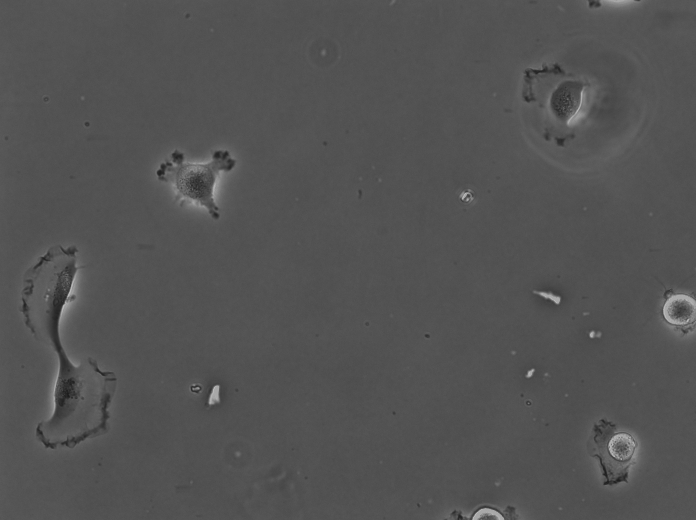
#> input picture test/test001.tif, 696 x 520 px; its folder holds only this picture in this run
$ python -i algorithm1.py   (imports and definitions only)   (older library calls are emulated)
#> lines starting #> are read from the running program, lines starting #| are printed output that depends on the picture; pictures that were not available may be replaced by others from this repository, and a replacement may not be noted
#> further down, picture is the input picture: shape (520, 696); min 28, max 184, mean 83.2
import os
import cv2
import numpy as np
from matplotlib import pyplot
# Todo: check slir, random walker


class Algorithm1:
    def __init__(self):
        self.parameters = {
            "MeanShift": {'max':54, 'termcrit':10},
            "Hough": {'dp':1, 'minDist':20, 'param1':50, 'param2':30, 'minRadius':0, 'maxRadius':0},
            "Gauss": {'x':5, 'y':5, 'SigmaX':0},
            "Gauss2": {'x': 7, 'y': 5, 'SigmaX': 0},

        }

        self.training_path = r".\training"
        self.testing_path = r".\test"

        self.train_set = os.listdir(self.training_path)
        self.manual_set = list()
        self.orig_set = list()

        self.show = False
        self.image_path = ""
        self.manual_path = ""
        self.win = ""
        self.img = ""


        for file in self.train_set:
            if file.startswith("manseg_"):
                self.manual_set.append(file)
            else:
                self.orig_set.append(file)

    # [274 lines left out: functions preprocess, process, segmentation, CatShow, Show, test and 14 more, not called in this run]

    def Morph(self, img):
        print("morph")
        kernel = np.ones((3, 3), np.uint8)
        closing = cv2.morphologyEx(img, cv2.MORPH_CLOSE, kernel,iterations=5)
        kernel = np.ones((3, 3), np.uint8)
        opening = cv2.morphologyEx(closing, cv2.MORPH_OPEN, kernel)

        if self.show:
            #self.Show(self.win, opening)
            self.Show(self.win, closing)

        kernel = np.ones((2, 2), np.uint8)
        dilation = cv2.dilate(img, kernel, iterations=5)
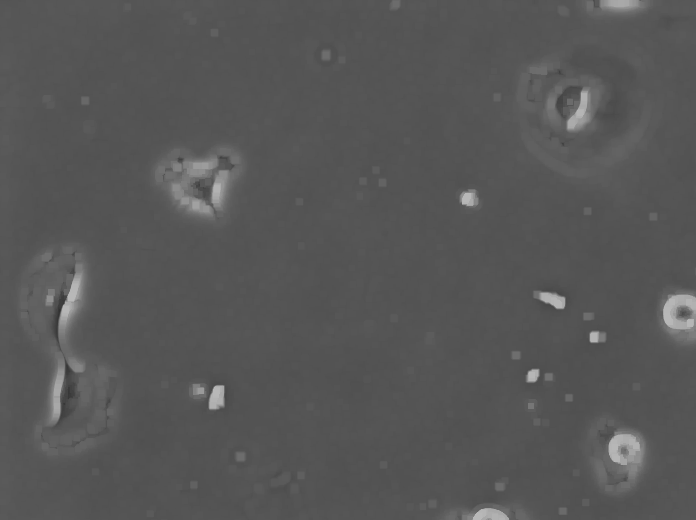
#> dilation: shape (520, 696); min 49, max 184, mean 87

        if self.show:
            self.Show(self.win, dilation)

        kernel = np.ones((2, 2), np.uint8)
        closing = cv2.morphologyEx(dilation, cv2.MORPH_CLOSE, kernel)

        if self.show:
            self.Show(self.win, closing)

        erosion = cv2.erode(closing, kernel, iterations=10)
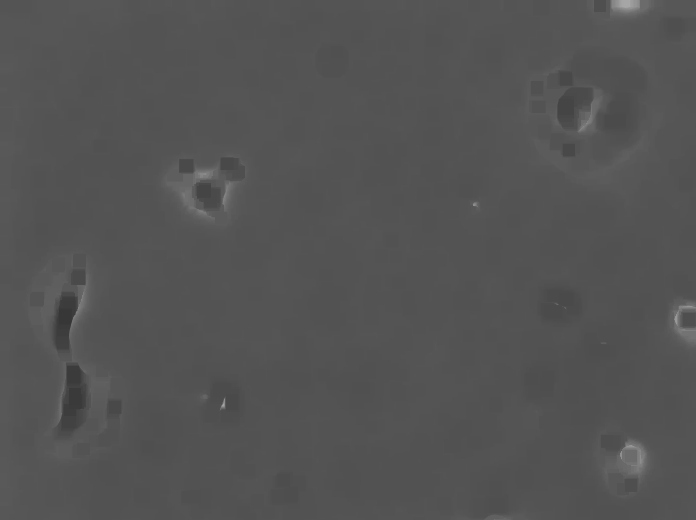
#> erosion: shape (520, 696); min 55, max 167, mean 83.7

        return erosion

    # [5 lines left out: function ChangeParams, not called in this run]

>>> import cv2
>>> picture = cv2.imread('test/test001.tif', cv2.IMREAD_GRAYSCALE)
>>> result = Algorithm1().Morph(picture)

$ run again, on test/test002.tif
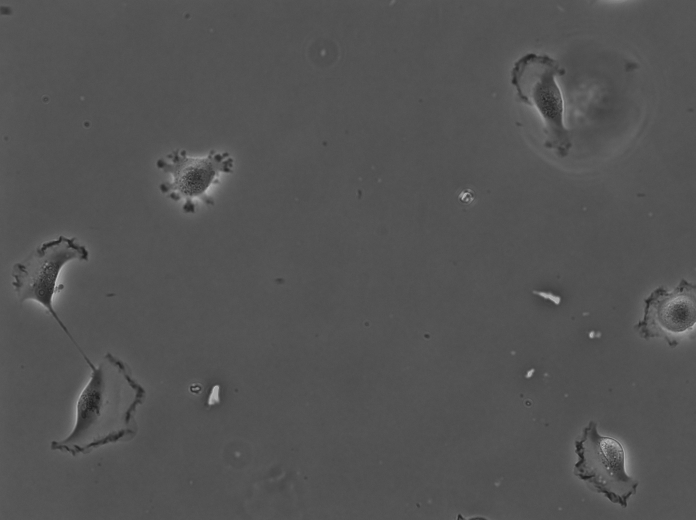
#> input picture test/test002.tif, 696 x 520 px
#> picture is the input picture: shape (520, 696); min 29, max 185, mean 83.5
#> in Morph, `dilation = cv2.dilate(img, kernel, iterations=5)`:
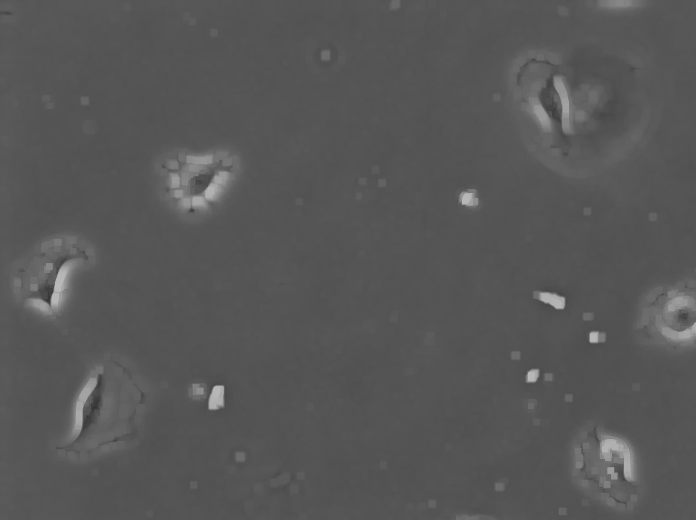
#> dilation: shape (520, 696); min 49, max 185, mean 87.3
#> in Morph, `erosion = cv2.erode(closing, kernel, iterations=10)`:
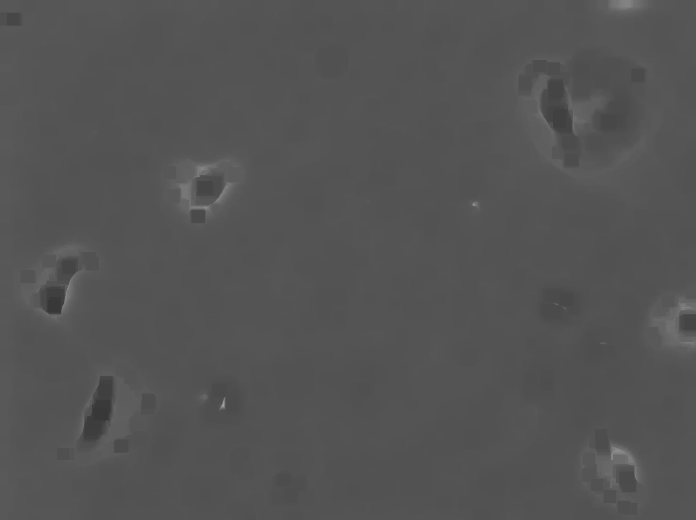
#> erosion: shape (520, 696); min 56, max 163, mean 84.1

$ run again, on test/test003.tif
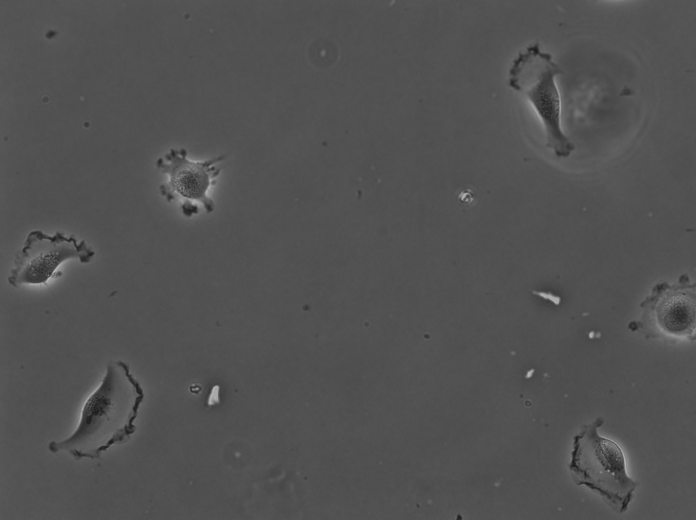
#> input picture test/test003.tif, 696 x 520 px
#> picture is the input picture: shape (520, 696); min 29, max 183, mean 82.1
#> in Morph, `dilation = cv2.dilate(img, kernel, iterations=5)`:
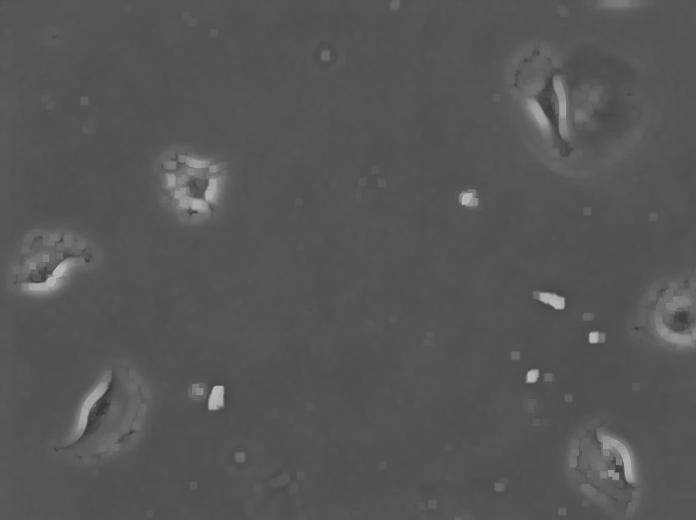
#> dilation: shape (520, 696); min 54, max 183, mean 85.9
#> in Morph, `erosion = cv2.erode(closing, kernel, iterations=10)`:
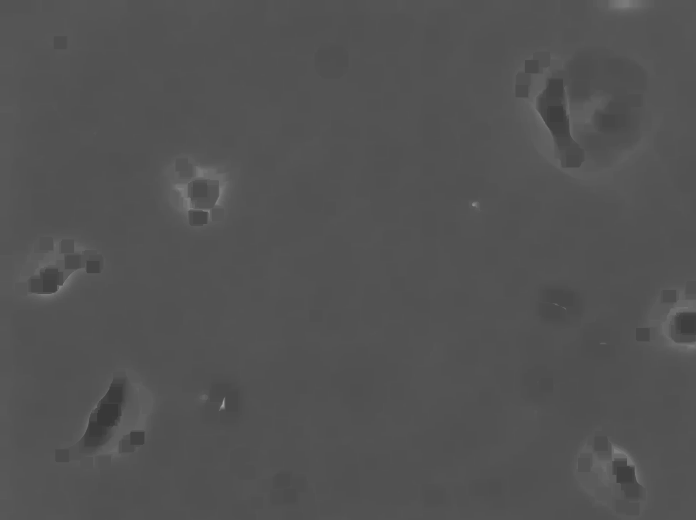
#> erosion: shape (520, 696); min 56, max 164, mean 82.6

$ run again, on test/test004.tif
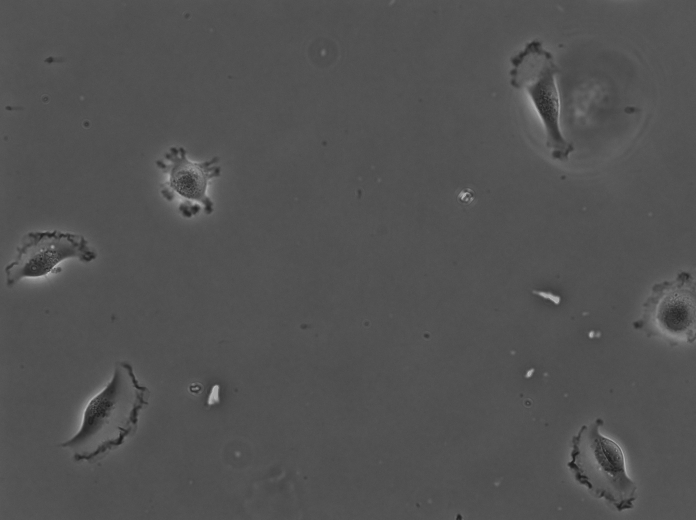
#> input picture test/test004.tif, 696 x 520 px
#> picture is the input picture: shape (520, 696); min 28, max 182, mean 82.2
#> in Morph, `dilation = cv2.dilate(img, kernel, iterations=5)`:
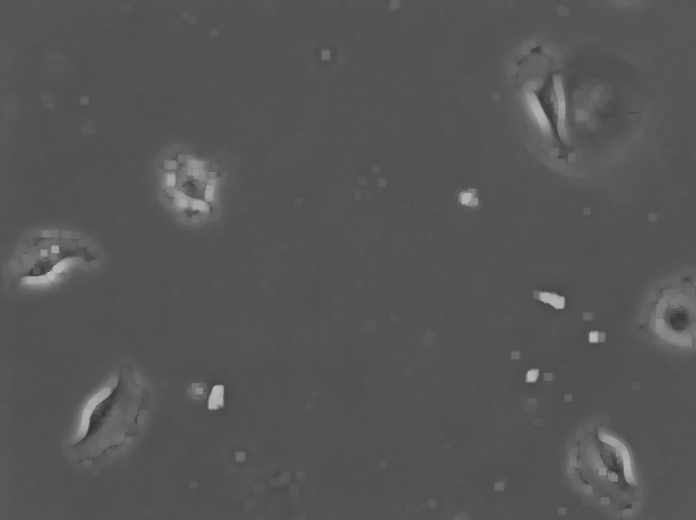
#> dilation: shape (520, 696); min 50, max 182, mean 86
#> in Morph, `erosion = cv2.erode(closing, kernel, iterations=10)`:
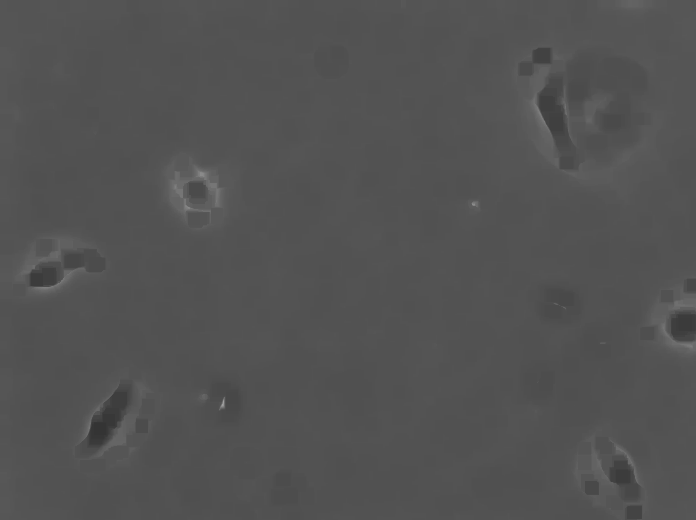
#> erosion: shape (520, 696); min 52, max 160, mean 82.7
